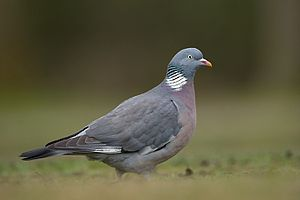
#> input picture Workspace_TF_Object/test1.jpg, 300 x 200 px, found by its file name
$ python FilterCollection.py   (older library calls are emulated)
#> lines starting #> are read from the running program, lines starting #| are printed output that depends on the picture; pictures that were not available may be replaced by others from this repository, and a replacement may not be noted
#!/usr/bin/python
import numpy as np
import cv2
import os
import argparse

def createDirectories():
    if not os.path.exists('ImagesGrayscale'):
        os.makedirs('ImagesGrayscale')

    if not os.path.exists('ImagesDarkened'):
        os.makedirs('ImagesDarkened')

    if not os.path.exists('ImagesDarkenedColor'):
            os.makedirs('ImagesDarkenedColor')

    if not os.path.exists('ImagesFlippedHorizontally'):
            os.makedirs('ImagesFlippedHorizontally')

    if not os.path.exists('ImagesFlippedVertically'):
            os.makedirs('ImagesFlippedVertically')

    if not os.path.exists('ImagesFlippedHorizontallyAndVertically'):
            os.makedirs('ImagesFlippedHorizontallyAndVertically')

    if not os.path.exists('ImagesFlippedNoisy'):
            os.makedirs('ImagesFlippedNoisy')

    if not os.path.exists('ImagesNoisyDark'):
            os.makedirs('ImagesNoisyDark')

    if not os.path.exists('ImagesBlurred'):
            os.makedirs('ImagesBlurred')

def initArgs():
    parser = argparse.ArgumentParser(description='Python Program that implements image augmentation for deep learning datasets.')
    parser.add_argument('--dir', nargs='?', const='Images', type=str, default='Images', metavar='DIR', help='The directory where you stored your images')
    args = parser.parse_args()
    dir = args.dir
    return dir

def grayscale(img):
#> called with img = 'test1.jpg'
    currentImg = cv2.imread(img, 0)
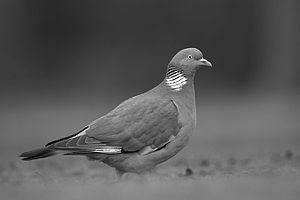
#> currentImg: shape (200, 300); min 0, max 255, mean 89
    cv2.imwrite('./ImagesGrayscale/gray_' + img, currentImg)

def darken(img):
#> called with img = 'test1.jpg'
    currentImg = cv2.imread(img, 0)
    darkened = currentImg * 0.4
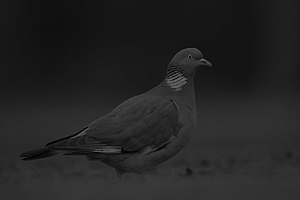
#> darkened: shape (200, 300) float64; min 0, max 102, mean 35.6
    cv2.imwrite('./ImagesDarkened/dark_' + img, darkened)

def darkenColored(img):
#> called with img = 'test1.jpg'
    currentImg = cv2.imread(img, 1)
#> currentImg is the input picture: shape (200, 300, 3); mean B, G, R 65.4, 91.1, 93.8
    darkenedColor = currentImg * 0.4
    cv2.imwrite('./ImagesDarkenedColor/darkCol_' + img, darkenedColor)

def flipHorizontally(img):
#> called with img = 'test1.jpg'
    currentImg = cv2.imread(img, 0)
    flippedHorizontally = np.flipud(currentImg)
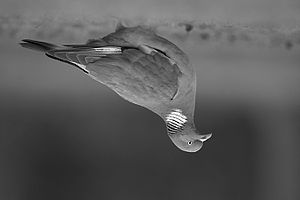
#> flippedHorizontally: shape (200, 300); min 0, max 255, mean 89
    cv2.imwrite('./ImagesFlippedHorizontally/flipHoriz_' + img, flippedHorizontally)

def flipVertically(img):
#> called with img = 'test1.jpg'
    currentImg = cv2.imread(img, 0)
    flippedVertically = np.fliplr(currentImg)
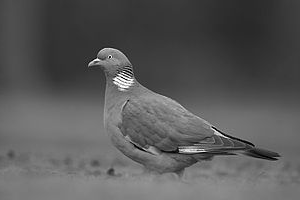
#> flippedVertically: shape (200, 300); min 0, max 255, mean 89
    cv2.imwrite('./ImagesFlippedVertically/flipVert_' + img, flippedVertically)

def flipHorizontallyAndVertically(img):
#> called with img = 'test1.jpg'
    currentImg = cv2.imread(img, 0)
    flippedVertically = np.fliplr(currentImg)
    flippedHorizontallyAndVertically = np.flipud(flippedVertically)
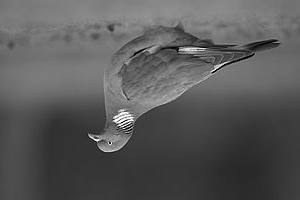
#> flippedHorizontallyAndVertically: shape (200, 300); min 0, max 255, mean 89
    cv2.imwrite('./ImagesFlippedHorizontallyAndVertically/flipHorizVert_' + img, flippedHorizontallyAndVertically)

def addNoise(img):
    currentImg = cv2.imread(img, 0)
#> (the run stopped early here; a loop or call above may not have finished)
